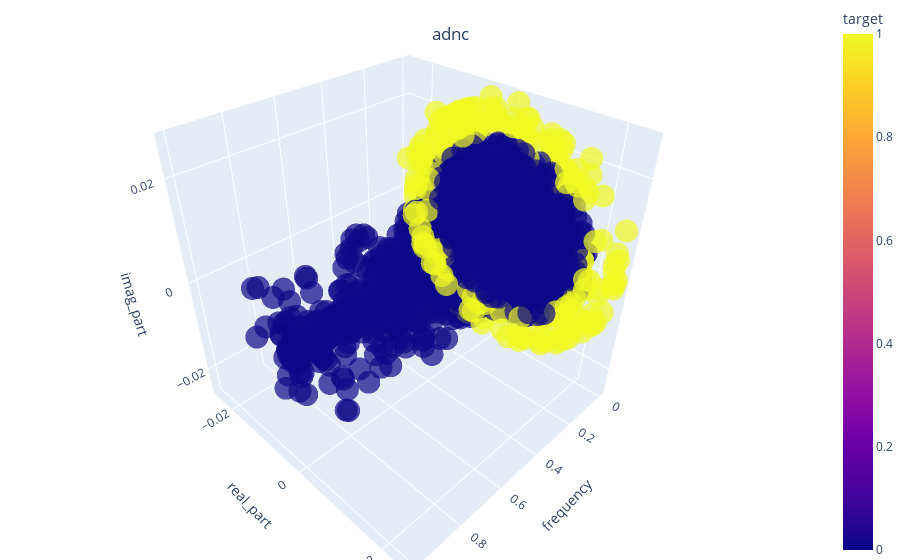

Notebook source saved alongside this figure:
### Code cell
stock = 'adnc'
plot_against = 'frequency'
hue_var = 'target'

plot3d_dataset(X_test_all, stock, plot_against, hue_var, target_var=y_test)

### Figure 1 — Plotly figure (JSON) as saved in the notebook; plotly's stock layout.template omitted (floating-point values rounded to 4 significant figures; data arrays with more than 128 entries replaced by an {"elided": "..."} marker saying what was removed)
{"data": [{"hovertemplate": "frequency=%{x}<br>real_part=%{y}<br>imag_part=%{z}<br>target=%{marker.color}<extra></extra>", "legendgroup": "", "marker": {"color": {"elided": "11174 int values"}, "coloraxis": "coloraxis", "opacity": 0.7, "symbol": "circle"}, "mode": "markers", "name": "", "scene": "scene", "showlegend": false, "type": "scatter3d", "x": {"elided": "11174 float values"}, "y": {"elided": "11174 float values"}, "z": {"elided": "11174 float values"}}], "layout": {"coloraxis": {"colorbar": {"title": {"text": "target"}}, "colorscale": [[0, "#0d0887"], [0.1111, "#46039f"], [0.2222, "#7201a8"], [0.3333, "#9c179e"], [0.4444, "#bd3786"], [0.5556, "#d8576b"], [0.6667, "#ed7953"], [0.7778, "#fb9f3a"], [0.8889, "#fdca26"], [1, "#f0f921"]]}, "legend": {"tracegroupgap": 0}, "margin": {"b": 0, "l": 0, "r": 0, "t": 0}, "scene": {"domain": {"x": [0, 1], "y": [0, 1]}, "xaxis": {"title": {"text": "frequency"}}, "yaxis": {"title": {"text": "real_part"}}, "zaxis": {"title": {"text": "imag_part"}}}, "title": {"text": "adnc", "x": 0.5, "xanchor": "center", "y": 0.95, "yanchor": "top"}}}
